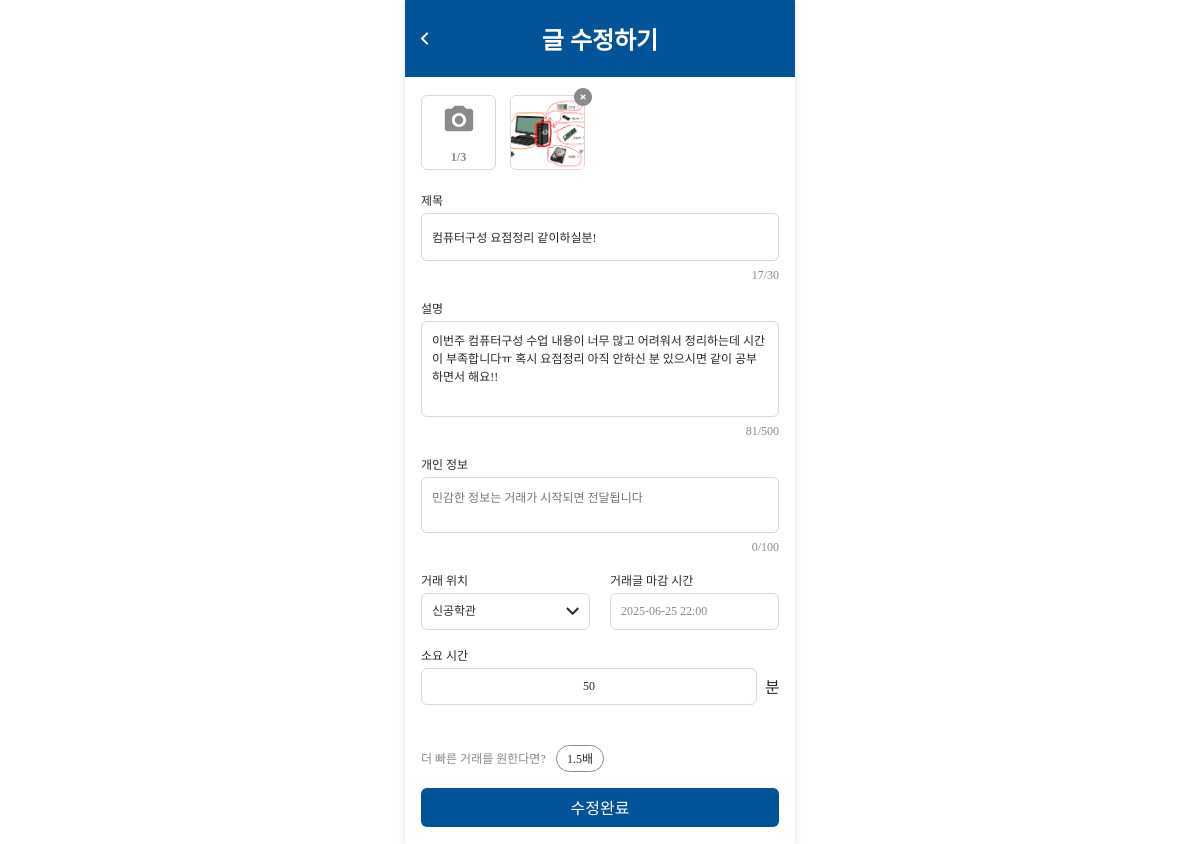
Screenshot of /posts/post_edit/2 (signed in) with the database file from the repository.
### posts/models.py (models this page shows)
class PostImage(models.Model):
     post = models.ForeignKey('Post', on_delete=models.CASCADE, related_name='images', null=True, blank=True)
     image = models.ImageField(upload_to='post_imgs/')

class Post(models.Model):
     title = models.CharField(max_length=100)
     content = models.TextField()
     building = models.ForeignKey(Building, on_delete=models.CASCADE)
     amounts = models.IntegerField()
     deadline = models.DateTimeField()
     status = models.CharField(max_length=20, choices=[
          ('waiting', '헬퍼찾는중'),
          ('chatting', '채팅중'),
          ('in_progress', '거래중'),
          ('task_completed', '수행 완료'),
          ('done', '거래완료'),
     ])
     saved_count = models.IntegerField(default=0)
     master = models.ForeignKey(Profile, on_delete=models.CASCADE, related_name='master_posts')
     helper = models.ForeignKey(Profile, on_delete=models.CASCADE, related_name='helper_posts', null=True, blank=True)
     university = models.ForeignKey(University, on_delete=models.CASCADE)
     timestamp = models.DateTimeField(auto_now_add=True)
     burning = models.IntegerField(choices=[(0, 'default'), (1, 'burning')], default=0)
     private_info = models.TextField(blank=True, null=True)
     transaction_started_at = models.DateTimeField(null=True, blank=True)
     task_completed_at = models.DateTimeField(null=True, blank=True)
     transaction_finished_at = models.DateTimeField(null=True, blank=True)

### main/models.py (models this page shows)
class Building(models.Model):
    name = models.CharField(max_length=100)
    university = models.ForeignKey(University, on_delete=models.CASCADE)

### posts/views.py (the view)
# urls.py: path('post_edit/<int:id>', post_edit, name='post_edit'),
def post_edit(request, id):
     post = get_object_or_404(Post, id=id, master=request.user.profile)
     user_profile = request.user.profile
     restored_available_time = user_profile.available_time + post.amounts
     buildings = Building.objects.filter(university=user_profile.university)
     return render(request, 'posts/post_edit.html', {
          'post': post,
          'buildings': buildings,
          'available_time': restored_available_time
     })

### posts/templates/posts/post_edit.html (shortened to what this page needs)
{% extends 'base.html' %} {% load static %} {% block content %}
<link rel="stylesheet" href="https://cdn.jsdelivr.net/npm/flatpickr/dist/flatpickr.min.css">
<link rel="stylesheet" href="{% static 'css/post_create.css' %}" />
<link rel="stylesheet" href="{% static 'css/reset.css' %}">
    <div class="headerFrameChatlist_sw">
        <a href="{% url 'posts:post_detail' post.id %}">
            <button class="backiconChatlist_sw">
                <img src="{% static 'images/backicon.svg' %}" alt="뒤로가기아이콘">
            </button>
        </a>
        <div class="headerTitleChatlist_sw">
            <div class="headerTextChatlist_sw">글 수정하기</div>
        </div>
    </div>
<form method="POST" action="{% url 'posts:post_update' post.id %}" enctype="multipart/form-data">
    <div class="pageAlignCreate_sw">
        <div class="allFrameCreate_sw">
            <div class="contentsFrameCreate_sw">
                <div class="f1_frameCreate_sw">
                    <div class="f1_photosFrameCreate_sw">
                        <label for="photoUpload" class="f1_photoCreate_sw">
                            <img src="{% static 'images/photoicon.svg' %}" alt="사진아이콘">
                            <div class="f1_photoAmountCreate_sw">0/3</div>
                        </label>
                        {% for image in post.images.all %}
                        <div class="f1_previewImageWrapperCreate_sw">
                            <img src="{{ image.image.url }}" class="f1_previewImageCreate_sw" alt="게시물 이미지"/>
                            <button type="button" class="f1_deletePreviewButtonCreate_sw">
                            </button>
                        </div>
                    {% endfor %}
                    </div>
                </div>
                <div class="f2_frameCreate_sw">
                    <label class="f234_titleCreate_sw">제목</label>
                    <input type="text" class="f2_inputCreate_sw" id="f2_inputCreate_sw" name="title" value="{{post.title}}"/>
                    <div class="f234_wordCountCreate_sw">0/30</div>
                </div>
                <div class="f3_frameCreate_sw">
                    <label class="f234_titleCreate_sw">설명</label>
                    <textarea class="f3_inputCreate_sw" id="f3_inputCreate_sw" name="content">{{post.content}}</textarea>
                    <small class="f234_wordCountCreate_sw">0/500</small>
                </div>
                <div class="f4_frameCreate_sw">
                    <label class="f234_titleCreate_sw">개인 정보</label>
                    <textarea class="f4_inputCreate_sw" id="f4_inputCreate_sw" type="text" name="private_info"
                        placeholder="민감한 정보는 거래가 시작되면 전달됩니다">{{post.private_info}}</textarea>
                    <small class="f234_wordCountCreate_sw">0/100</small>
                </div>
                <div class="f5_frameCreate_sw">
                    <div class="f5_wrapperCreate_sw">
                        <label class="f5_titleCreate_sw">거래 위치</label>
                        <div class="f5_textSvgWrapperCreate_sw">
                            <select class="f5_dropdownPlaceCreate_sw" id="f5_dropdownPlaceCreate_sw" name="building">
                                {% for building in buildings %}
                                <option value="{{ building.id }}"
                                {% if post.building.id == building.id %}selected{% endif %}>
                                    {{ building.name }}
                                </option>
                                {% endfor %}
                            </select>
                            <img class="f5icon_sw" src="{% static 'images/dropdownicon.svg' %}" alt="드롭다운아이콘">
                        </div>
                    </div>
                    <div class="f5_wrapperCreate_sw">
                        <label class="f5_titleCreate_sw">거래글 마감 시간</label>
                        <input class="f5_calenderCreate_sw" id="f5_calenderCreate_sw" value="{{post.deadline|date:'Y-m-d H:i'}}" name="deadline" type="text"
                            placeholder="시간을 선택하세요" readonly>
                    </div>
                </div>
                <div class="f6_frameCreate_sw">
                    <label class="f234_titleCreate_sw">소요 시간</label>
                    <div class="f6_wrapperCreate_sw">
                        <input class="f6_requireTimeCreate_sw" id="f6_requireTimeCreate_sw" name="amounts"
                            placeholder="10분 단위로 입력해주세요" value="{{post.amounts}}">
                        <div class="f6_minuteText_sw">분</div>
                    </div>
                    <small id="timeErrorMsg" class="errorTextCreate_sw"></small>
                </div>
                <div class="f7_frameCreate_sw">
                    <small class="f7_descriptionCreate_sw">더 빠른 거래를 원한다면?</small>
                    <button class="f7_buttonCreate_sw" type="button">1.5배</button>
                </div>
            </div>
            <button type="submit" class="buttonFrameCreate_sw">수정완료</button>
        </div>
    </div>
</form>
{% endblock %}

### rows the page displays
PostImage: image (picture)
Post: title "컴퓨터구성 요점정리 같이하실분!", content "이번주 컴퓨터구성 수업 내용이 너무 많고 어려워서 정리하는데 시간이 부족합니다ㅠ 혹시 요점정리 아직 안하신 분 있으시면 같이 공부하면서 해요!!", building "신공학관", deadline "2025-06-25 22:00", amounts "50"
